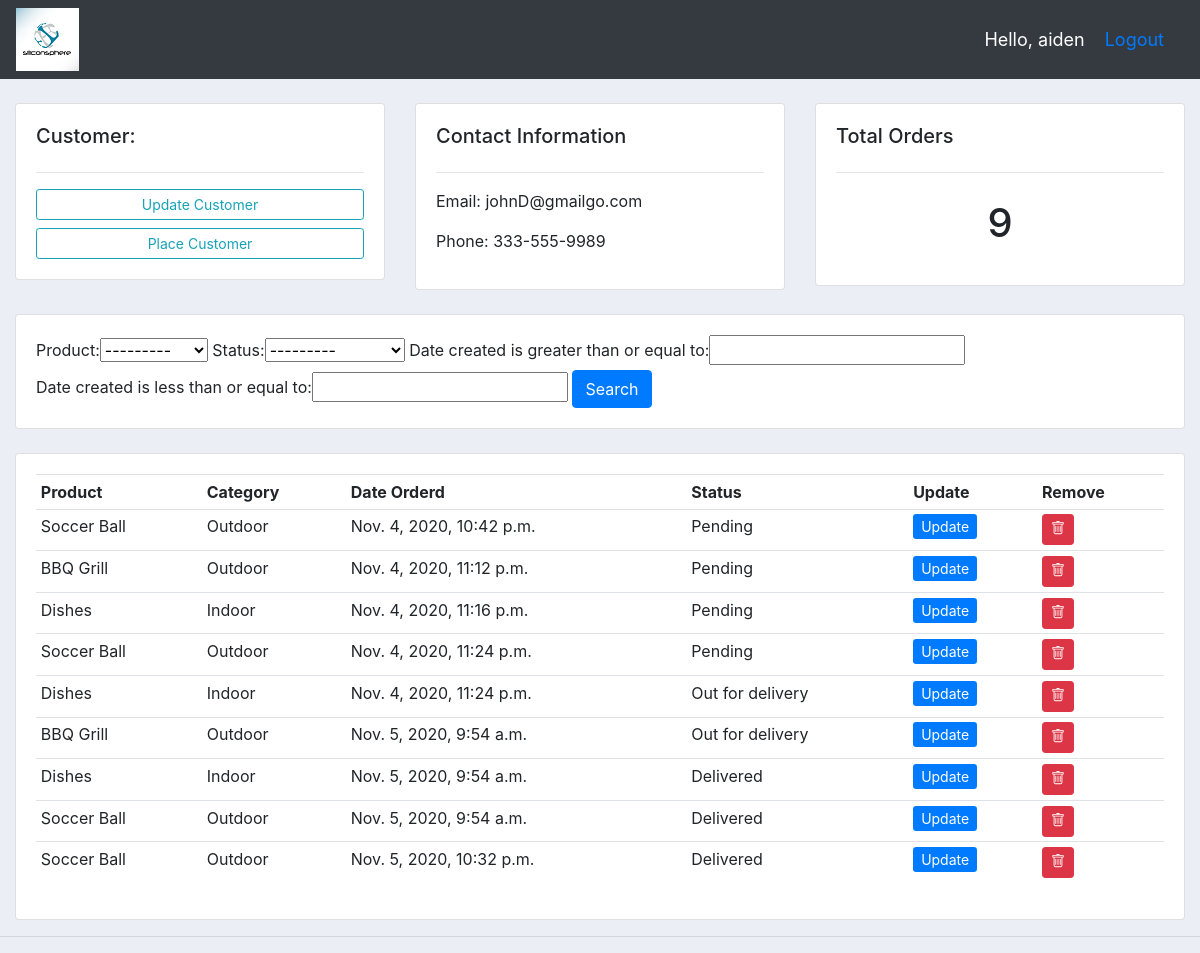
The app's page /customers/1/ (signed in) with its own data.
### accounts/models.py (models this page shows, shortened)
class Customer(models.Model):
    user = models.OneToOneField(User, null=True, on_delete=models.CASCADE)
    name = models.CharField(max_length=200, null=True)
    phone = models.CharField(max_length=200, null=True)
    email = models.EmailField(max_length=254, null=True)
    profile_pic = models.ImageField(default='defaultpro.png',null=True, blank=True)
    date_created = models.DateTimeField(auto_now_add=True, null=True)

class Order(models.Model):
    STATUS = (
            ('Pending', 'Pending'),
            ('Out for delivery', 'Out for delivery'),
            ('Delivered', 'Delivered'),
    )
    customer = models.ForeignKey(Customer, null=True, on_delete=models.SET_NULL)
    product = models.ForeignKey(Product, null=True, on_delete=models.SET_NULL)
    date_created = models.DateTimeField(auto_now_add=True, null=True)
    status = models.CharField(max_length=200, null=True, choices=STATUS)

class Product(models.Model):
    CATEGORY = (
            ('Indoor', 'Indoor'),
            ('Outdoor', 'Outdoor'),
    )
    name = models.CharField(max_length=200, null=True)
    price = models.FloatField(null=True)
    category = models.CharField(max_length=200, null=True, choices=CATEGORY)
    description = models.CharField(max_length=200, null=True, blank=True)
    date_created = models.DateTimeField(auto_now_add=True, null=True)
    tags = models.ManyToManyField(Tag)
    def __str__(self):
        return self.name

### accounts/views.py (the view)
# urls.py: path('customers/<str:primk>/', views.customers, name='customers'),
@login_required(login_url='login')
def customers(request, primk):
    customer = Customer.objects.get(id=primk)
    orders = customer.order_set.all()
    orders_count = orders.count()
    myFilter = OrderFilter(request.GET, queryset=orders)
    orders = myFilter.qs
    context = {'customer': customer, 'orders': orders, 'order_count':orders_count, 'myFilter':myFilter}
    return render(request, 'accounts/customers.html', context)

### accounts/templates/accounts/customers.html (shortened to what this page needs)
{% extends 'accounts/main.html' %}
{% block content %}
<br>
<div class="row">
	<div class="col-md">
		<div class="card card-body">
			<h5>Customer:</h5>
			<hr>
			<a class="btn btn-outline-info  btn-sm btn-block" href="">Update Customer</a>
			<a class="btn btn-outline-info  btn-sm btn-block" href="{% url 'create_order' customer.id %}">Place Customer</a>
		</div>
	</div>
	<div class="col-md">
		<div class="card card-body">
			<h5>Contact Information</h5>
			<hr>
			<p>Email: {{customer.email}}</p>
			<p>Phone: {{customer.phone}}</p>
		</div>
	</div>
	<div class="col-md">
		<div class="card card-body">
			<h5>Total Orders</h5>
			<hr>
			<h1 style="text-align: center;padding: 10px">{{order_count}}</h1>
		</div>
	</div>
</div>
<br>
<div class="row">
	<div class="col">
		<div class="card card-body">
			<form method="get">
				{{ myFilter.form }}
		    <button class="btn btn-primary" type="submit">Search</button>
		  </form>
		</div>
	</div>
</div>
<br>
<div class="row">
	<div class="col-md">
		<div class="card card-body">
			<table class="table table-sm">
				<tr>
					<th>Product</th>
					<th>Category</th>
					<th>Date Orderd</th>
					<th>Status</th>
					<th>Update</th>
					<th>Remove</th>
				</tr>
				{% for i in orders %}
				<tr>
					<td>{{i.product}}</td>
					<td>{{i.product.category}}</td>
					<td>{{i.date_created}}</td>
					<td>{{i.status}}</td>
					<td>
						<a href="{% url 'update_order' i.id %}" class="btn-sm btn-primary">Update</a></td>
					<td>
						<a href="{% url 'delete_order' i.id %}" class="btn btn-danger btn-sm">
						</a>
				</tr>
				{% endfor %}
			</table>
		</div>
	</div>
</div>
{% endblock %}

### accounts/templates/accounts/navbar.html (shortened to what this page needs)
{% load static %}
<nav class="navbar navbar-expand-lg navbar-dark bg-dark">
    <img src="{% static 'images/23.png' %}">
    <span class="rt-side-msg">Hello, {{ request.user }} </span>
    <span class="rt-side-msg"><a href="{% url 'logout' %}">Logout</a></span>
  </nav>

### static/css/main.css (style rules this page uses)
body { background-color: #ebeff5; }

### accounts/templates/accounts/navbar.html (style rules this page uses)
.rt-side-msg { font-size: 18px; color: #fff; margin-right: 20px; float: right; }

### records on screen
Customer: email "johnD@gmailgo.com", phone "333-555-9989"
Order: product "Soccer Ball", product.category "Outdoor", date_created "Nov. 4, 2020, 10:42 p.m.", status "Pending"
Order: product "BBQ Grill", product.category "Outdoor", date_created "Nov. 4, 2020, 11:12 p.m.", status "Pending"
Order: product "Dishes", product.category "Indoor", date_created "Nov. 4, 2020, 11:16 p.m.", status "Pending"
Order: product "Soccer Ball", product.category "Outdoor", date_created "Nov. 4, 2020, 11:24 p.m.", status "Pending"
Order: product "Dishes", product.category "Indoor", date_created "Nov. 4, 2020, 11:24 p.m.", status "Out for delivery"
Order: product "BBQ Grill", product.category "Outdoor", date_created "Nov. 5, 2020, 9:54 a.m.", status "Out for delivery"
Order: product "Dishes", product.category "Indoor", date_created "Nov. 5, 2020, 9:54 a.m.", status "Delivered"
Order: product "Soccer Ball", product.category "Outdoor", date_created "Nov. 5, 2020, 9:54 a.m.", status "Delivered"
Order: product "Soccer Ball", product.category "Outdoor", date_created "Nov. 5, 2020, 10:32 p.m.", status "Delivered"

### other values on screen
{{ request.user }} "aiden"
{{ order_count }} "9"
